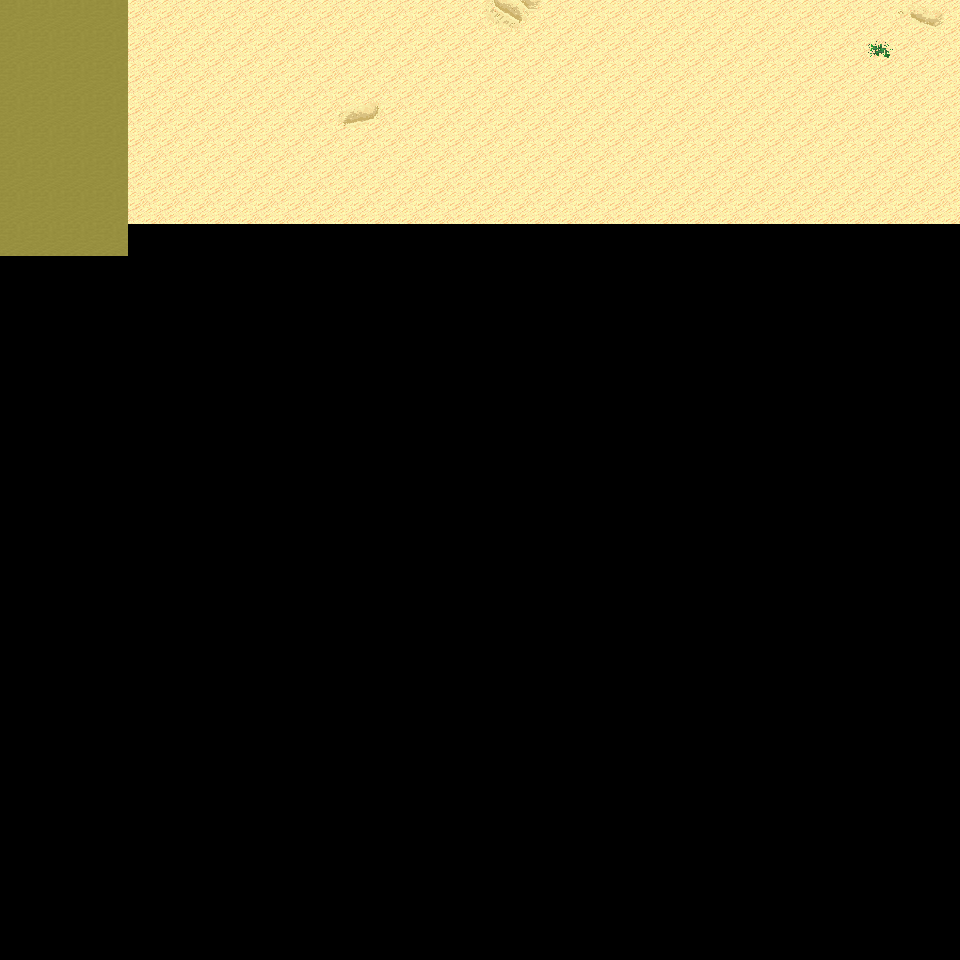

Rendered tile map (Tiled .tmx) drawn with the repository's tilesets; below, a short description and the map source with its tile grids summarised:
An orthogonal 30x30 tile map with 32x32 px tiles, 6 tile layers (Ground, Object, Object2, Above, ...), 10 tilesets and 2 objects (2x mapExit).

<map version="1.0" orientation="orthogonal" renderorder="right-down" width="30" height="30" tilewidth="32" tileheight="32" nextobjectid="3">
  <tileset firstgid="1" name="tileset_logic_collision" tilewidth="32" tileheight="32" tilecount="1" columns="1">
    <image source="../drawable/tileset_logic_collision.png" width="32" height="32" />
  </tileset>
  <tileset firstgid="2" name="tileset_ground_ground" tilewidth="32" tileheight="32" tilecount="33" columns="3">
    <image source="../drawable/tileset_ground_ground.png" width="96" height="352" />
  </tileset>
  <tileset firstgid="35" name="tileset_ground_ridge_earth_pale" tilewidth="32" tileheight="32" tilecount="96" columns="12">
    <image source="../drawable/tileset_ground_ridge_earth_pale.png" width="384" height="256" />
  </tileset>
  <tileset firstgid="131" name="tileset_ground_ridge_earth_dark" tilewidth="32" tileheight="32" tilecount="96" columns="12">
    <image source="../drawable/tileset_ground_ridge_earth_dark.png" width="384" height="256" />
  </tileset>
  <tileset firstgid="227" name="tileset_terrain_desert" tilewidth="32" tileheight="32" tilecount="88" columns="8">
    <image source="../drawable/tileset_terrain_desert.png" width="256" height="352" />
  </tileset>
  <tileset firstgid="315" name="tileset_ground_ladder_horizontal_dark" tilewidth="32" tileheight="32" tilecount="3" columns="1">
    <image source="../drawable/tileset_ground_ladder_horizontal_dark.png" width="32" height="96" />
  </tileset>
  <tileset firstgid="318" name="tileset_plant_bush_various_small" tilewidth="32" tileheight="32" tilecount="9" columns="3">
    <image source="../drawable/tileset_plant_bush_various_small.png" width="96" height="96" />
  </tileset>
  <tileset firstgid="327" name="tileset_plant_cactus_2" tilewidth="32" tileheight="32" tilecount="10" columns="5">
    <image source="../drawable/tileset_plant_cactus_2.png" width="160" height="64" />
  </tileset>
  <tileset firstgid="337" name="tileset_plant_tree_evergreen" tilewidth="32" tileheight="32" tilecount="36" columns="3">
    <image source="../drawable/tileset_plant_tree_evergreen.png" width="96" height="384" />
  </tileset>
  <tileset firstgid="373" name="tileset_ground_sand_2" tilewidth="32" tileheight="32" tilecount="15" columns="5">
    <image source="../drawable/tileset_ground_sand_2.png" width="160" height="96" />
  </tileset>
  <layer name="Ground" width="30" height="30">
    <data>[900 cells, 214 non-empty, 9 distinct tile ids]</data>
  </layer>
  <layer name="Object" width="30" height="30">
    <data>[900 cells, 0 non-empty, 0 distinct tile ids]</data>
  </layer>
  <layer name="Object2" width="30" height="30">
    <data>[900 cells, 0 non-empty, 0 distinct tile ids]</data>
  </layer>
  <layer name="Above" width="30" height="30">
    <data>[900 cells, 0 non-empty, 0 distinct tile ids]</data>
  </layer>
  <layer name="Above2" width="30" height="30">
    <data>[900 cells, 0 non-empty, 0 distinct tile ids]</data>
  </layer>
  <layer name="Walkable" width="30" height="30">
    <data>[900 cells, 0 non-empty, 0 distinct tile ids]</data>
  </layer>
  <objectgroup name="MapEvents">
    <object id="1" name="north" type="mapExit" x="0" y="0" width="960" height="32">
      <properties>
        <property name="map" value="level_0_x27_y131" />
        <property name="x" value="0" />
        <property name="y" value="28" />
      </properties>
    </object>
    <object id="2" name="west" type="mapExit" x="0" y="0" width="32" height="960">
      <properties>
        <property name="map" value="level_0_x26_y132" />
        <property name="x" value="28" />
        <property name="y" value="0" />
      </properties>
    </object>
  </objectgroup>
</map>
